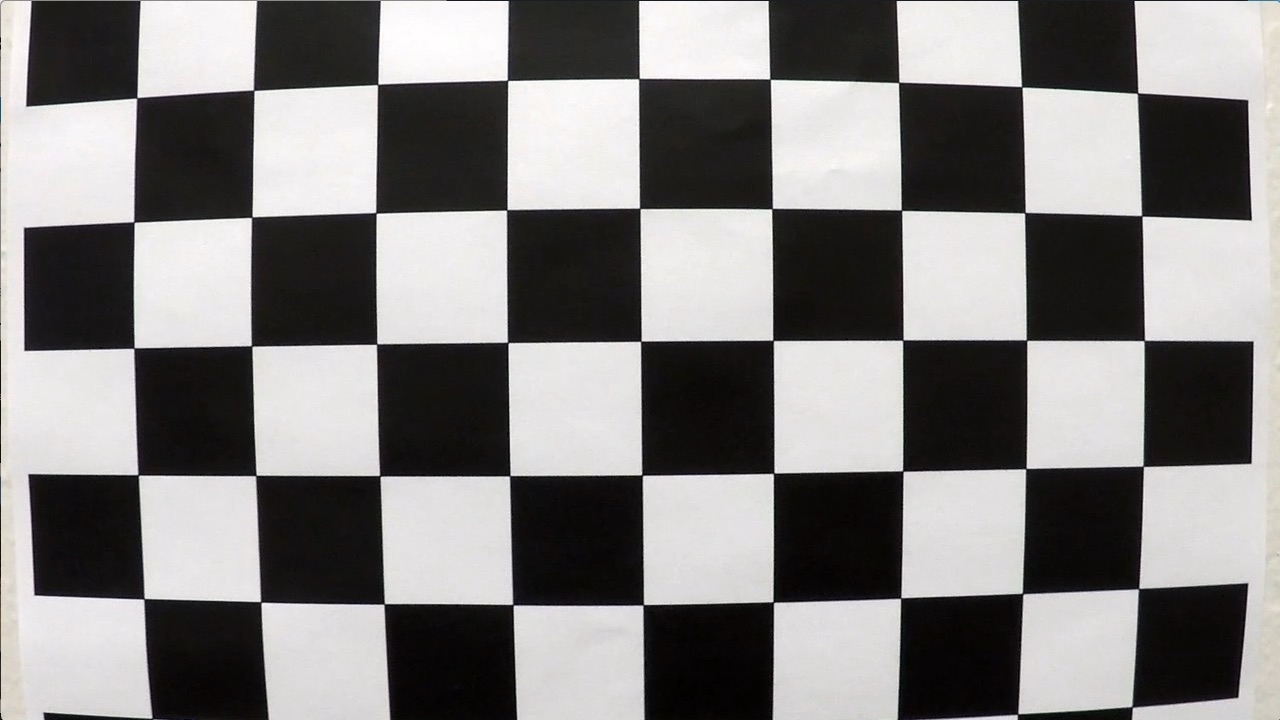
#> input picture camera_cal/calibration1.jpg, 1280 x 720 px; its folder holds 5 pictures in this run
$ jupyter execute --allow-errors P2.ipynb   (shell and % lines are left out)   (older library calls are emulated)
#> lines starting #> are read from the running program, lines starting #| are printed output that depends on the picture
### LaneLines.py
from Preprocessing import warper
import numpy as np
import cv2


class Line():
    def __init__(self, debug = 1, showProcess = 1, iter_num = 10):

        # left / right lane detected or not
        self.detected = [False, False]

        #average x values of the fitted line over the last n iterations
        self.bestx = None

        #polynomial coefficients averaged over the last n iterations
        self.best_fit = None

        #polynomial coefficients for the most recent fit
        self.current_fit = [np.array([False])]
        self.recent_fit = [np.array([False])]

        #radius of curvature of the line in some units
        self.radius_of_curvature = None

        #distance in meters of vehicle center from the line
        self.line_base_pos = 0

        #difference in fit coefficients between last and new fits
        self.diffs = np.array([0,0,0], dtype='float')

        #x values for detected line pixels
        self.allx = None

        #y values for detected line pixels
        self.ally = None

        self.image_width = 0
        self.image_height = 0

        self.iter_num = iter_num
        self.frame_num = 0
        self.current_area = 0

        self.ym_per_pix = 30/720
        self.xm_per_pix = 3.7/700

        # 中间图像
        self.processing_img = 0
        self.debug_container = []

    # [271 lines left out: functions sliding_windows, fit_polynomial, polynomial, search_around_poly, check_lane, output, not called in this run]

### P2.ipynb
# Advanced Lane Finding Project

The goals / steps of this project are the following:

* Compute the camera calibration matrix and distortion coefficients given a set of chessboard images.
* Apply a distortion correction to raw images.
* Use color transforms, gradients, etc., to create a thresholded binary image.
* Apply a perspective transform to rectify binary image ("birds-eye view").
* Detect lane pixels and fit to find the lane boundary.
* Determine the curvature of the lane and vehicle position with respect to center.
* Warp the detected lane boundaries back onto the original image.
* Output visual display of the lane boundaries and numerical estimation of lane curvature and vehicle position.

---
## 1, Compute the camera calibration using chessboard images

[cell 1]
import numpy as np
import cv2
import glob
import matplotlib.pyplot as plt
import pickle
import matplotlib.image as mpimg
import os, imp

[cell 2]
# [38 lines left out: function camera_calibration, not called in this run]

# The camera need be calibrated only by once.
if os.path.isfile('camera_cal/dist_pickle.p') == False :
    camera_calibration()
else:
    # load the calibration file
    dist_pickle = pickle.load(open('camera_cal/dist_pickle.p', 'rb'))
#> (reads camera_cal/dist_pickle.p from the repository)
    mtx = dist_pickle['mtx']
    dist = dist_pickle['dist']


## Show the image before and after the undistort, as well as the difference
sample_img = mpimg.imread('camera_cal/calibration1.jpg')
#> sample_img is the input picture: shape (720, 1280, 3); mean R, G, B 130.1, 128.4, 127.8
undist = cv2.undistort(sample_img, mtx, dist, None, mtx)
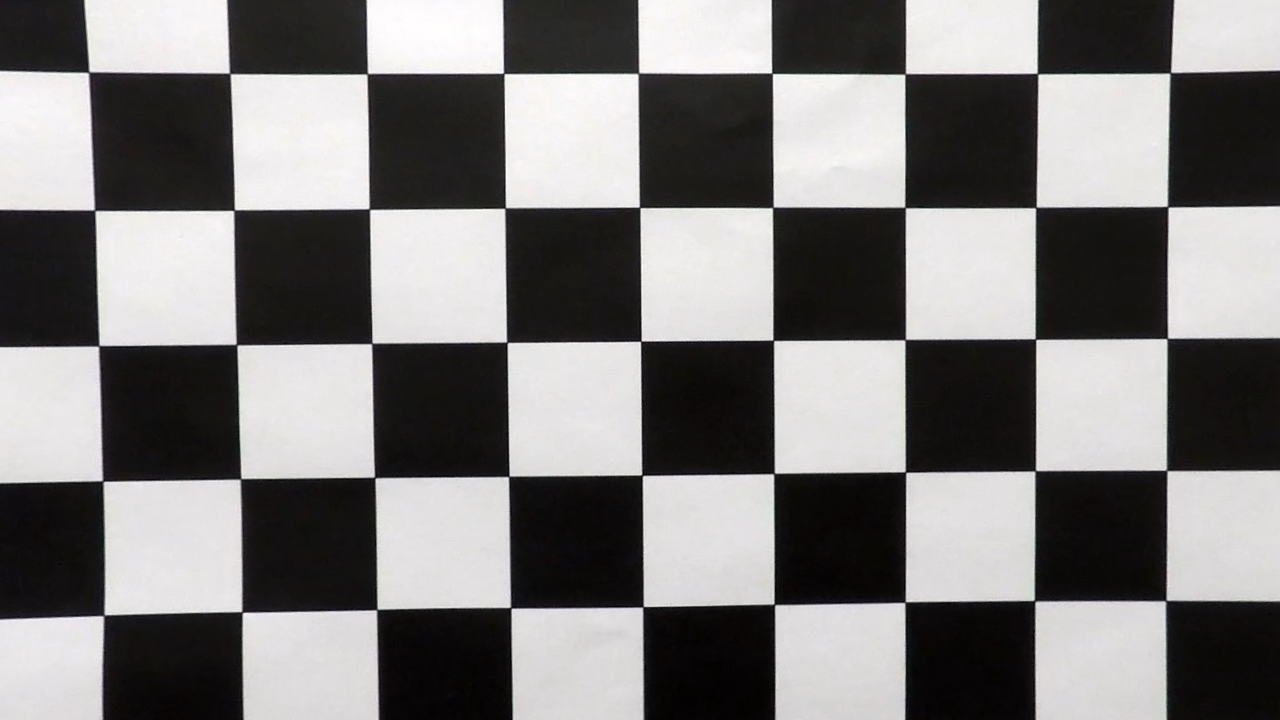
#> undist: shape (720, 1280, 3); mean R, G, B 125.3, 123.7, 123.3
#Show the difference in grayscale
diff = cv2.cvtColor(sample_img,cv2.COLOR_RGB2GRAY) - cv2.cvtColor(undist,cv2.COLOR_RGB2GRAY)
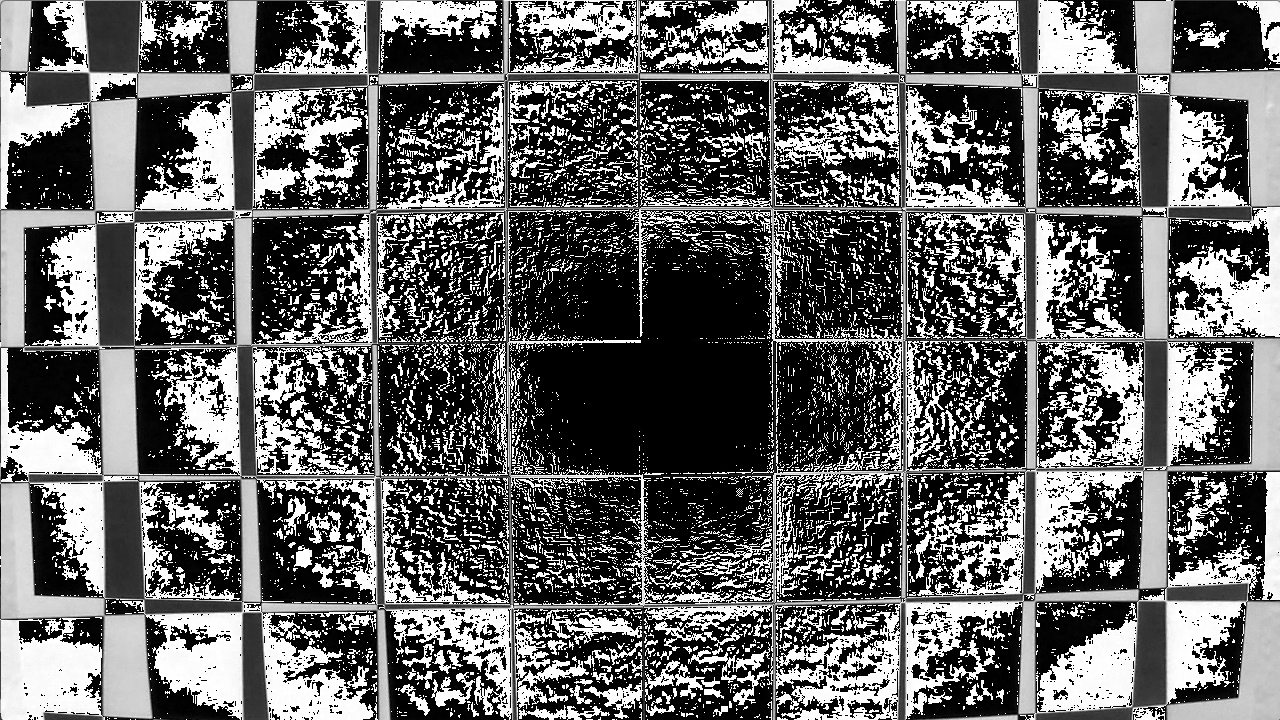
#> diff: shape (720, 1280); min 0, max 255, mean 101.2

f, axs = plt.subplots(1, 3, figsize=(15,15))
axs[0].imshow(sample_img)
axs[0].set_title('sample_img', fontsize=20)

axs[1].imshow(undist)
axs[1].set_title('undist', fontsize=20)

axs[2].imshow(diff, cmap='gray')
axs[2].set_title('diff', fontsize=20)
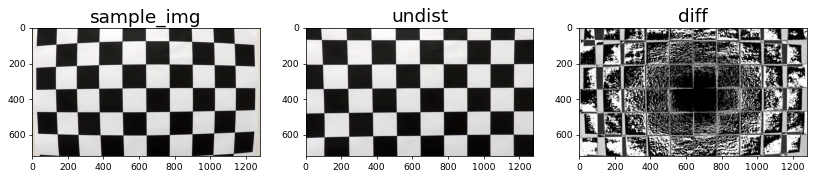
#> figure drawn by matplotlib, 3 panels

As we can see, the farther the pixel is away from the center, the worse the distortion.

## 2. Use color transforms, gradients, etc., to create a thresholded binary image.

The goal of this procedure is to seprate the lane line pixels from the original image.

[cell 3]
# I write the image preprocessing functions in 'Preprocessing.py'
# Include:
    # abs_sobel_thresh
    # warper
    # abs_sobel_thresh
    # mag_thresh
    # dir_threshold
    # color_channel_threshold
    # preprocessing_image

from Preprocessing import *

# [72 lines left out: function test, not called in this run]

# Test the func in different images
test_images = glob.glob('test_images/*.jpg')

#> (the rest of this cell did not finish here and is left out)

## 3.Apply a perspective transform to rectify binary image ("birds-eye view").

The transform need 4 pixels' coordinates in the source and destination images. I chose them manually form the image with straight lane lines.

[cell 4]
# Manually selected pixels
src =np.float32([[575, 460],
                [200, 720],
                [1120, 720],
                [710, 460]])
img_size = [sample_img.shape[1], sample_img.shape[0]]
#> img_size = [1280, 720]

dst = np.float32([[img_size[0]/4, 0],
                [img_size[0]/4, img_size[1]],
                [img_size[0]/4*3, img_size[1]],
                [img_size[0]/4*3, 0]])


#> (the rest of this cell did not finish here and is left out)

## 4.Detect lane pixels and fit to find the lane boundary.

I write the detection code in the 'LaneLines.py'. It contains a lane finding class.

[cell 5]
from LaneLines import Line
from Preprocessing import *

[cell 6]
num = 1
for image in test_images:

    lane = Line()
    original_img = cv2.imread(image)
    original_img = cv2.undistort(original_img, mtx, dist)
    warped_binary = preprocessing_image(original_img, mtx, dist, src, dst)
    original_img = cv2.undistort(original_img, mtx, dist)
#     if lane.detected == True:
#         lane.search_around_poly(warped_binary, margin = 100)
#     else:
    lane.sliding_windows(warped_binary)
    lane.fit_polynomial()
    out = lane.output(original_img, src ,dst)
    cv2.imwrite('output_images/'+str(num)+'.jpg', out)
    num += 1
    #print(lane.frame_num, lane.diffs)

#> (a cell that did not finish here is left out)

[cell 8]
# Import everything needed to edit/save/watch video clips
from moviepy.editor import VideoFileClip
from IPython.display import HTML

[cell 9]
# [12 lines left out: function process_image, not called in this run]

Let's try the one with the solid white lane on the right first ...

[cell 10]
lane= Line()
output = 'output_videos/project_video_out.mp4'
## To speed up the testing process you may want to try your pipeline on a shorter subclip of the video
## To do so add .subclip(start_second,end_second) to the end of the line below
## Where start_second and end_second are integer values representing the start and end of the subclip
## You may also uncomment the following line for a subclip of the first 5 seconds
#clip1 = VideoFileClip("test_videos/solidWhiteRight.mp4").subclip(0,5)
#> (the rest of this cell did not finish here and is left out)

Play the video inline, or if you prefer find the video in your filesystem (should be in the same directory) and play it in your video player of choice.

[cell 11]
HTML("""
<video width="960" height="540" controls>
  <source src="{0}">
</video>
""".format(output))

[cell 12]
lane= Line()
challenge_output = 'output_videos/challenge_video_out.mp4'
#> (the rest of this cell did not finish here and is left out)

Play the video inline, or if you prefer find the video in your filesystem (should be in the same directory) and play it in your video player of choice.

[cell 13]
HTML("""
<video width="960" height="540" controls>
  <source src="{0}">
</video>
""".format(challenge_output))

[cell 14]
lane= Line()
